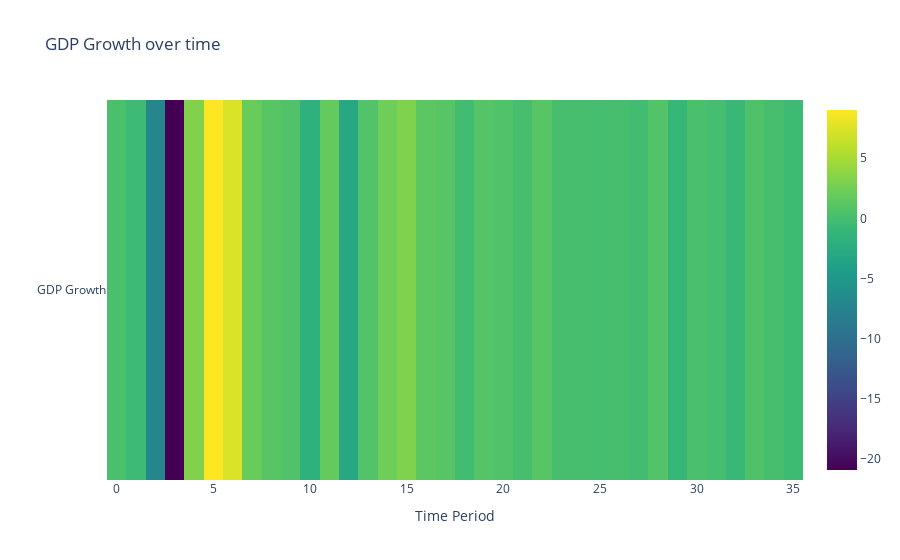

This figure's notebook cell:
### Code cell
fig = go.Figure(go.Heatmap(z=[data['GDP Growth']], x=data.index, y=['GDP Growth'], colorscale = 'Viridis'))
fig.update_layout(title = "GDP Growth over time", xaxis_title = 'Time Period', yaxis_title='')
fig.show()

### Figure 1 — Plotly figure (JSON) as saved in the notebook; plotly's stock layout.template omitted (floating-point values rounded to 4 significant figures)
{"data": [{"colorscale": [[0, "#440154"], [0.1111, "#482878"], [0.2222, "#3e4989"], [0.3333, "#31688e"], [0.4444, "#26828e"], [0.5556, "#1f9e89"], [0.6667, "#35b779"], [0.7778, "#6ece58"], [0.8889, "#b5de2b"], [1, "#fde725"]], "type": "heatmap", "x": [0, 1, 2, 3, 4, 5, 6, 7, 8, 9, 10, 11, 12, 13, 14, 15, 16, 17, 18, 19, 20, 21, 22, 23, 24, 25, 26, 27, 28, 29, 30, 31, 32, 33, 34, 35], "y": ["GDP Growth"], "z": [[0.3, -0.5, -7, -20.9, 3.2, 9, 7.4, 2, 1.1, 0.6, -1.8, 1.8, -2.9, 0.7, 2.3, 3.1, 1.3, 1, -0.2, 0.9, 0.6, 0.1, 1, 0.1, 0.1, 0, 0.1, -0.2, 0.7, -0.9, 0.3, 0, -0.8, 0.5, 0.1, -0.5]]}], "layout": {"title": {"text": "GDP Growth over time"}, "xaxis": {"title": {"text": "Time Period"}}, "yaxis": {"title": {"text": ""}}}}
